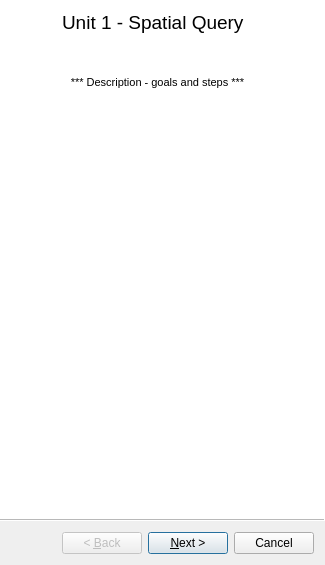
<?xml version="1.0" encoding="UTF-8"?>
<ui version="4.0">
 <class>Unit1</class>
 <widget class="QWizard" name="Unit1">
  <property name="geometry">
   <rect>
    <x>0</x>
    <y>0</y>
    <width>325</width>
    <height>565</height>
   </rect>
  </property>
  <property name="windowTitle">
   <string>Unit 1 - Spatial Query</string>
  </property>
  <property name="whatsThis">
   <string extracomment="This is unit 1 of the QGISforSchools plugin!"/>
  </property>
  <property name="autoFillBackground">
   <bool>false</bool>
  </property>
  <property name="locale">
   <locale language="English" country="UnitedKingdom"/>
  </property>
  <property name="wizardStyle">
   <enum>QWizard::AeroStyle</enum>
  </property>
  <property name="options">
   <set>QWizard::HelpButtonOnRight</set>
  </property>
  <widget class="QWizardPage" name="wizardPage1">
   <widget class="QLabel" name="label">
    <property name="geometry">
     <rect>
      <x>60</x>
      <y>-20</y>
      <width>261</width>
      <height>81</height>
     </rect>
    </property>
    <property name="font">
     <font>
      <pointsize>14</pointsize>
     </font>
    </property>
    <property name="text">
     <string>Unit 1 - Spatial Query</string>
    </property>
   </widget>
   <widget class="QTextBrowser" name="textBrowser">
    <property name="geometry">
     <rect>
      <x>20</x>
      <y>70</y>
      <width>271</width>
      <height>401</height>
     </rect>
    </property>
    <property name="frameShape">
     <enum>QFrame::NoFrame</enum>
    </property>
    <property name="html">
     <string>&lt;!DOCTYPE HTML PUBLIC &quot;-//W3C//DTD HTML 4.0//EN&quot; &quot;http://www.w3.org/TR/REC-html40/strict.dtd&quot;&gt;
&lt;html&gt;&lt;head&gt;&lt;meta name=&quot;qrichtext&quot; content=&quot;1&quot; /&gt;&lt;style type=&quot;text/css&quot;&gt;
p, li { white-space: pre-wrap; }
&lt;/style&gt;&lt;/head&gt;&lt;body style=&quot; font-family:'MS Shell Dlg 2'; font-size:8.25pt; font-weight:400; font-style:normal;&quot;&gt;
&lt;p align=&quot;center&quot; style=&quot; margin-top:0px; margin-bottom:0px; margin-left:0px; margin-right:0px; -qt-block-indent:0; text-indent:0px;&quot;&gt;&lt;span style=&quot; font-size:8pt;&quot;&gt;*** Description - goals and steps ***&lt;/span&gt;&lt;/p&gt;&lt;/body&gt;&lt;/html&gt;</string>
    </property>
   </widget>
  </widget>
  <widget class="QWizardPage" name="wizardPage2">
   <widget class="QTextBrowser" name="textBrowser_2">
    <property name="geometry">
     <rect>
      <x>30</x>
      <y>40</y>
      <width>256</width>
      <height>41</height>
     </rect>
    </property>
    <property name="whatsThis">
     <string/>
    </property>
    <property name="frameShape">
     <enum>QFrame::NoFrame</enum>
    </property>
    <property name="frameShadow">
     <enum>QFrame::Plain</enum>
    </property>
    <property name="html">
     <string>&lt;!DOCTYPE HTML PUBLIC &quot;-//W3C//DTD HTML 4.0//EN&quot; &quot;http://www.w3.org/TR/REC-html40/strict.dtd&quot;&gt;
&lt;html&gt;&lt;head&gt;&lt;meta name=&quot;qrichtext&quot; content=&quot;1&quot; /&gt;&lt;style type=&quot;text/css&quot;&gt;
p, li { white-space: pre-wrap; }
&lt;/style&gt;&lt;/head&gt;&lt;body style=&quot; font-family:'MS Shell Dlg 2'; font-size:8.25pt; font-weight:400; font-style:normal;&quot;&gt;
&lt;p align=&quot;center&quot; style=&quot; margin-top:0px; margin-bottom:0px; margin-left:0px; margin-right:0px; -qt-block-indent:0; text-indent:0px;&quot;&gt;&lt;span style=&quot; font-size:8pt;&quot;&gt;***Explanation about adding data ***&lt;/span&gt;&lt;/p&gt;&lt;/body&gt;&lt;/html&gt;</string>
    </property>
   </widget>
   <widget class="QLineEdit" name="FilePathlineEdit">
    <property name="geometry">
     <rect>
      <x>30</x>
      <y>180</y>
      <width>171</width>
      <height>20</height>
     </rect>
    </property>
   </widget>
   <widget class="QPushButton" name="BrowsepushButton">
    <property name="geometry">
     <rect>
      <x>210</x>
      <y>180</y>
      <width>75</width>
      <height>23</height>
     </rect>
    </property>
    <property name="text">
     <string>Browse</string>
    </property>
   </widget>
   <widget class="QLabel" name="label_2">
    <property name="geometry">
     <rect>
      <x>30</x>
      <y>160</y>
      <width>131</width>
      <height>16</height>
     </rect>
    </property>
    <property name="text">
     <string>1. Add the countries layer:</string>
    </property>
   </widget>
   <widget class="QLabel" name="label_3">
    <property name="geometry">
     <rect>
      <x>30</x>
      <y>230</y>
      <width>131</width>
      <height>16</height>
     </rect>
    </property>
    <property name="text">
     <string>2. Add the cities layer:</string>
    </property>
   </widget>
   <widget class="QLineEdit" name="FilePathlineEdit_2">
    <property name="geometry">
     <rect>
      <x>30</x>
      <y>250</y>
      <width>171</width>
      <height>20</height>
     </rect>
    </property>
   </widget>
   <widget class="QPushButton" name="BrowsepushButton_2">
    <property name="geometry">
     <rect>
      <x>210</x>
      <y>250</y>
      <width>75</width>
      <height>23</height>
     </rect>
    </property>
    <property name="text">
     <string>Browse</string>
    </property>
   </widget>
   <widget class="QLabel" name="label_4">
    <property name="geometry">
     <rect>
      <x>30</x>
      <y>300</y>
      <width>131</width>
      <height>16</height>
     </rect>
    </property>
    <property name="text">
     <string>3. Add the equator:</string>
    </property>
   </widget>
   <widget class="QPushButton" name="BrowsepushButton_3">
    <property name="geometry">
     <rect>
      <x>210</x>
      <y>320</y>
      <width>75</width>
      <height>23</height>
     </rect>
    </property>
    <property name="text">
     <string>Browse</string>
    </property>
   </widget>
   <widget class="QLineEdit" name="FilePathlineEdit_3">
    <property name="geometry">
     <rect>
      <x>30</x>
      <y>320</y>
      <width>171</width>
      <height>20</height>
     </rect>
    </property>
   </widget>
   <widget class="QPushButton" name="AddLayerButton">
    <property name="geometry">
     <rect>
      <x>30</x>
      <y>380</y>
      <width>251</width>
      <height>21</height>
     </rect>
    </property>
    <property name="text">
     <string>Add Layers!</string>
    </property>
   </widget>
   <widget class="QTextBrowser" name="textBrowser_3">
    <property name="geometry">
     <rect>
      <x>30</x>
      <y>430</y>
      <width>251</width>
      <height>71</height>
     </rect>
    </property>
    <property name="frameShape">
     <enum>QFrame::NoFrame</enum>
    </property>
    <property name="frameShadow">
     <enum>QFrame::Plain</enum>
    </property>
    <property name="html">
     <string>&lt;!DOCTYPE HTML PUBLIC &quot;-//W3C//DTD HTML 4.0//EN&quot; &quot;http://www.w3.org/TR/REC-html40/strict.dtd&quot;&gt;
&lt;html&gt;&lt;head&gt;&lt;meta name=&quot;qrichtext&quot; content=&quot;1&quot; /&gt;&lt;style type=&quot;text/css&quot;&gt;
p, li { white-space: pre-wrap; }
&lt;/style&gt;&lt;/head&gt;&lt;body style=&quot; font-family:'MS Shell Dlg 2'; font-size:8.25pt; font-weight:400; font-style:normal;&quot;&gt;
&lt;p align=&quot;center&quot; style=&quot; margin-top:0px; margin-bottom:0px; margin-left:0px; margin-right:0px; -qt-block-indent:0; text-indent:0px;&quot;&gt;&lt;span style=&quot; font-size:8pt;&quot;&gt;When you have added all three layers to the canvas, click Next.&lt;/span&gt;&lt;/p&gt;&lt;/body&gt;&lt;/html&gt;</string>
    </property>
   </widget>
  </widget>
  <widget class="QWizardPage" name="wizardPage3">
   <widget class="QTextBrowser" name="textBrowser_4">
    <property name="geometry">
     <rect>
      <x>30</x>
      <y>20</y>
      <width>256</width>
      <height>91</height>
     </rect>
    </property>
    <property name="frameShape">
     <enum>QFrame::NoFrame</enum>
    </property>
    <property name="frameShadow">
     <enum>QFrame::Plain</enum>
    </property>
    <property name="html">
     <string>&lt;!DOCTYPE HTML PUBLIC &quot;-//W3C//DTD HTML 4.0//EN&quot; &quot;http://www.w3.org/TR/REC-html40/strict.dtd&quot;&gt;
&lt;html&gt;&lt;head&gt;&lt;meta name=&quot;qrichtext&quot; content=&quot;1&quot; /&gt;&lt;style type=&quot;text/css&quot;&gt;
p, li { white-space: pre-wrap; }
&lt;/style&gt;&lt;/head&gt;&lt;body style=&quot; font-family:'MS Shell Dlg 2'; font-size:8.25pt; font-weight:400; font-style:normal;&quot;&gt;
&lt;p align=&quot;center&quot; style=&quot; margin-top:0px; margin-bottom:0px; margin-left:0px; margin-right:0px; -qt-block-indent:0; text-indent:0px;&quot;&gt;&lt;span style=&quot; font-size:8pt;&quot;&gt;***Info about spatial query. Instructions***&lt;/span&gt;&lt;/p&gt;&lt;/body&gt;&lt;/html&gt;</string>
    </property>
   </widget>
   <widget class="QPushButton" name="queryButton">
    <property name="geometry">
     <rect>
      <x>130</x>
      <y>450</y>
      <width>75</width>
      <height>23</height>
     </rect>
    </property>
    <property name="text">
     <string>Go!</string>
    </property>
   </widget>
   <widget class="QProgressBar" name="QueryprogressBar">
    <property name="geometry">
     <rect>
      <x>80</x>
      <y>410</y>
      <width>201</width>
      <height>21</height>
     </rect>
    </property>
    <property name="value">
     <number>24</number>
    </property>
   </widget>
   <widget class="QWidget" name="layoutWidget">
    <property name="geometry">
     <rect>
      <x>20</x>
      <y>190</y>
      <width>291</width>
      <height>101</height>
     </rect>
    </property>
    <layout class="QGridLayout" name="gridLayout">
     <item row="3" column="0">
      <widget class="QLabel" name="label_6">
       <property name="text">
        <string>with the reference layer</string>
       </property>
       <property name="alignment">
        <set>Qt::AlignCenter</set>
       </property>
      </widget>
     </item>
     <item row="6" column="1">
      <widget class="QComboBox" name="selTypecomboBox">
       <item>
        <property name="text">
         <string>Intersect</string>
        </property>
       </item>
       <item>
        <property name="text">
         <string>Are Within</string>
        </property>
       </item>
       <item>
        <property name="text">
         <string>Contain</string>
        </property>
       </item>
       <item>
        <property name="text">
         <string>Are disjoint to</string>
        </property>
       </item>
      </widget>
     </item>
     <item row="6" column="0">
      <widget class="QLabel" name="label_7">
       <property name="text">
        <string>Where the source features</string>
       </property>
       <property name="alignment">
        <set>Qt::AlignCenter</set>
       </property>
      </widget>
     </item>
     <item row="3" column="1">
      <widget class="QComboBox" name="refFeatcomboBox">
       <item>
        <property name="text">
         <string>countries</string>
        </property>
       </item>
       <item>
        <property name="text">
         <string>major_Cities</string>
        </property>
       </item>
       <item>
        <property name="text">
         <string>equator</string>
        </property>
       </item>
      </widget>
     </item>
     <item row="0" column="1">
      <widget class="QComboBox" name="srcFeatcomboBox">
       <item>
        <property name="text">
         <string>countries</string>
        </property>
       </item>
       <item>
        <property name="text">
         <string>major_cities</string>
        </property>
       </item>
       <item>
        <property name="text">
         <string>equator</string>
        </property>
       </item>
      </widget>
     </item>
     <item row="0" column="0">
      <widget class="QLabel" name="label_5">
       <property name="text">
        <string>Select features from source layer</string>
       </property>
       <property name="alignment">
        <set>Qt::AlignCenter</set>
       </property>
      </widget>
     </item>
     <item row="7" column="1">
      <widget class="QLabel" name="label_8">
       <property name="text">
        <string>the reference layer</string>
       </property>
       <property name="alignment">
        <set>Qt::AlignCenter</set>
       </property>
      </widget>
     </item>
    </layout>
   </widget>
   <widget class="QCheckBox" name="newLayercheckBox">
    <property name="geometry">
     <rect>
      <x>50</x>
      <y>320</y>
      <width>241</width>
      <height>17</height>
     </rect>
    </property>
    <property name="text">
     <string>Make a new layer from the selection</string>
    </property>
   </widget>
   <widget class="QLineEdit" name="lineEdit">
    <property name="geometry">
     <rect>
      <x>50</x>
      <y>360</y>
      <width>131</width>
      <height>21</height>
     </rect>
    </property>
   </widget>
   <widget class="QPushButton" name="BrowsepushButton_4">
    <property name="geometry">
     <rect>
      <x>190</x>
      <y>360</y>
      <width>75</width>
      <height>23</height>
     </rect>
    </property>
    <property name="text">
     <string>Browse</string>
    </property>
   </widget>
   <widget class="QGroupBox" name="groupBox">
    <property name="geometry">
     <rect>
      <x>29</x>
      <y>299</y>
      <width>271</width>
      <height>101</height>
     </rect>
    </property>
    <property name="title">
     <string>GroupBox</string>
    </property>
   </widget>
  </widget>
 </widget>
 <resources/>
 <connections/>
</ui>
